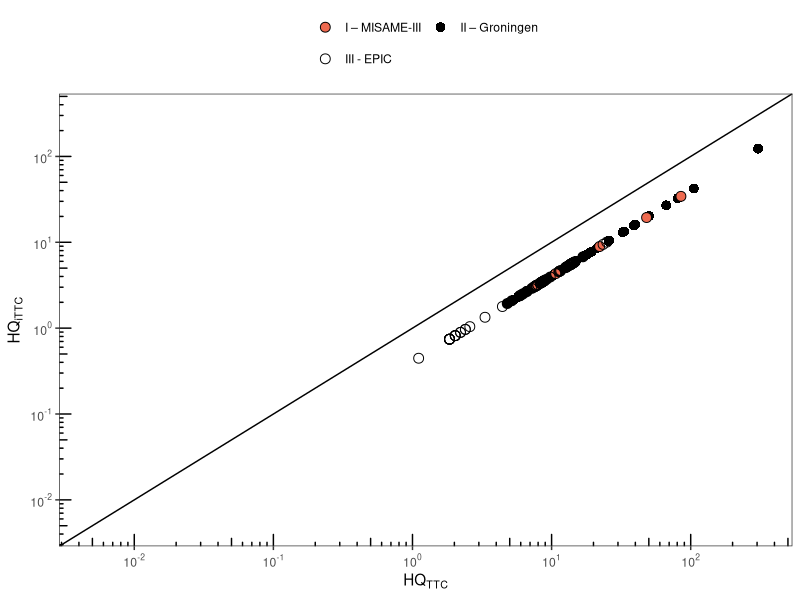
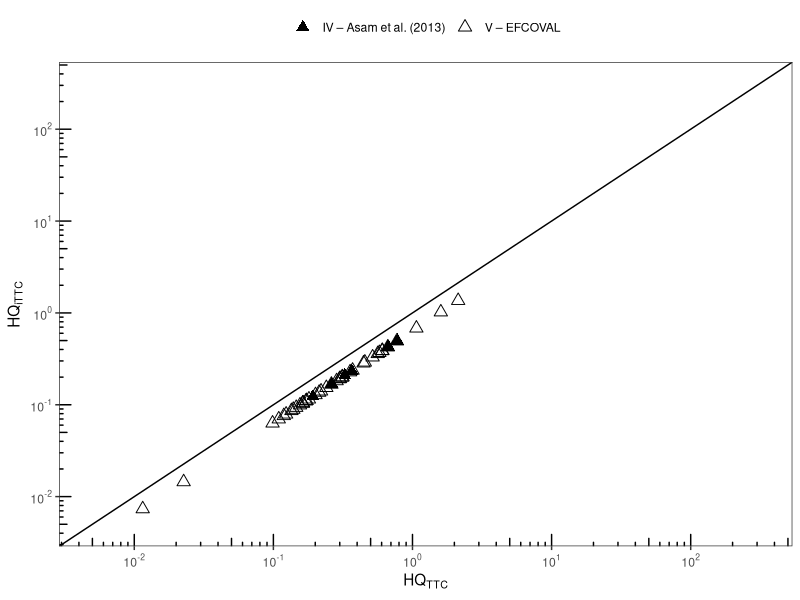
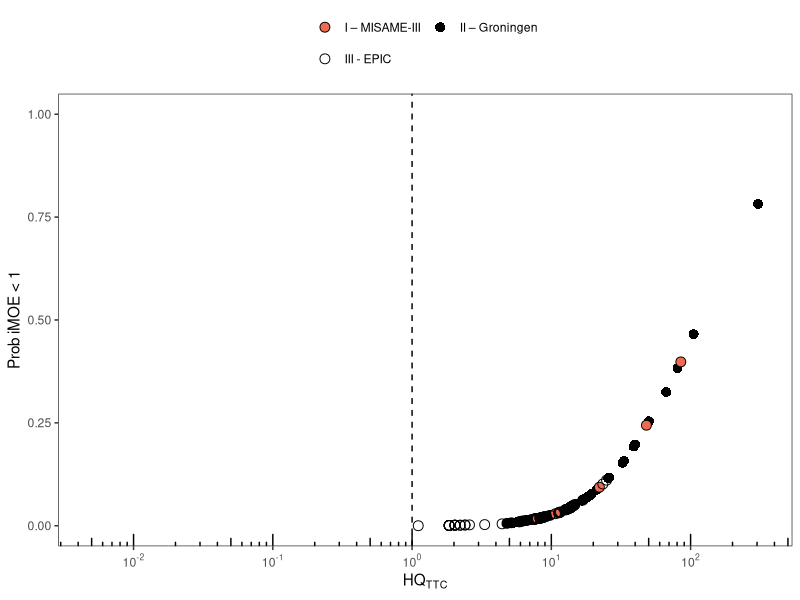
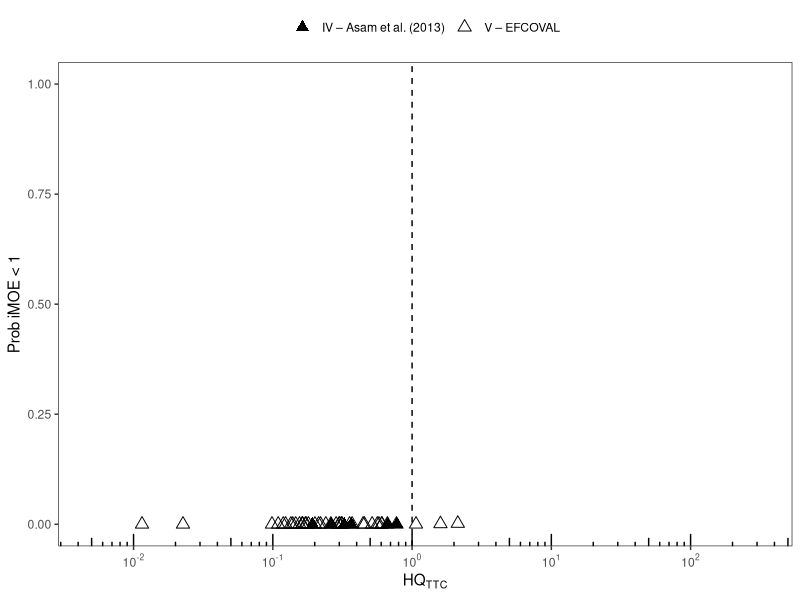
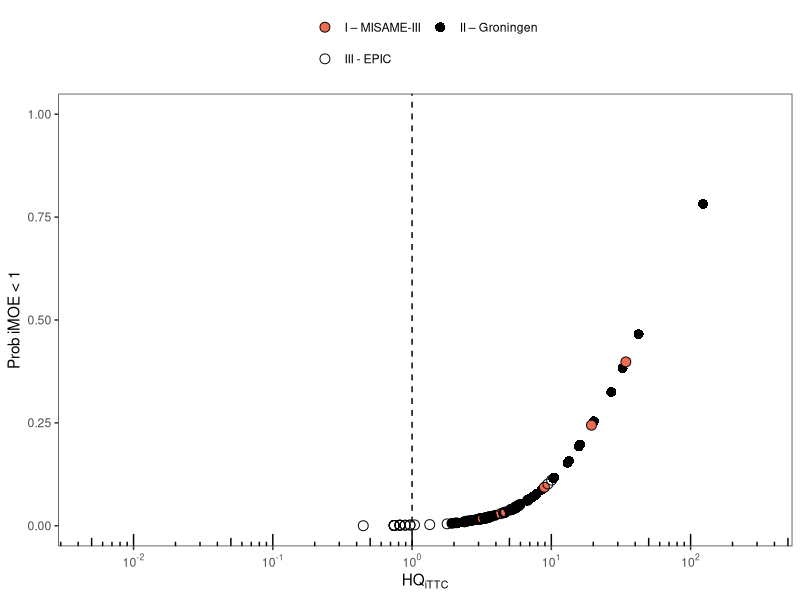
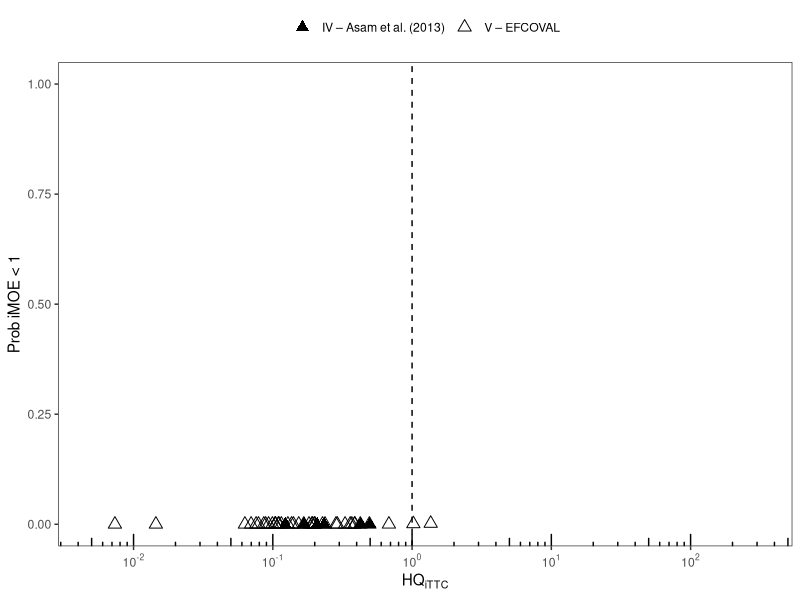
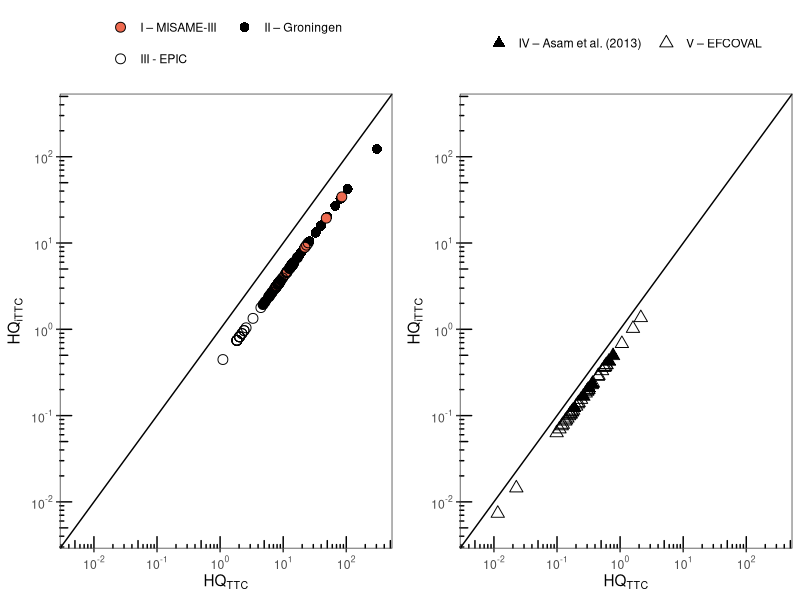
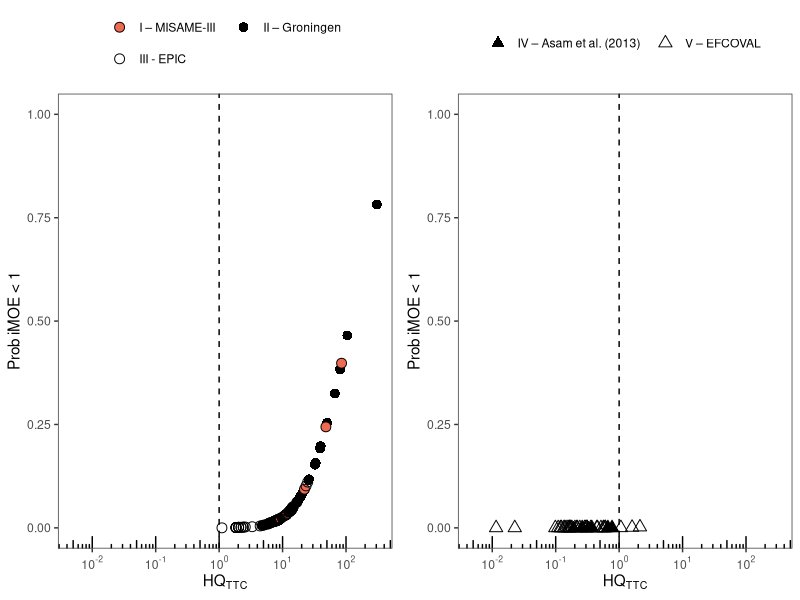

These charts were generated, in order, by the following R code:
plasma_groningen <- read.csv("HQ iMOE plasma_groningen.csv")
plasma_toddlers <- read.csv("HQ iMOE plasma_toddlers.csv")
plasma_epic.control <- read.csv("HQ iMOE plasma_epic.control.csv")
urine_dr <- read.csv("HQ iMOE urine_dr.csv")
urine_asam <- read.csv("HQ iMOE urine_asam.csv")

plasma_groningen$name <- "plasma_groningen"
plasma_toddlers$name <- "plasma_toddlers"
plasma_epic.control$name <- "plasma_epic.control"
urine_dr$name <- "urine_dr"
urine_asam$name <- "urine_asam"

colnames(plasma_toddlers)[1] <- "Subject"
colnames(urine_dr)[1] <- "Subject"

blood <- rbind(plasma_groningen[,c(1,7:10)], plasma_toddlers[,c(1,7:10)], plasma_epic.control[,c(1,8:11)])
urine <- rbind(urine_dr[,c(1,9:12)], urine_asam[,c(1,7:10)])

library(ggplot2)
library(ggpubr)

#HQ_TTC and HQ_iTTC
hq.b <- ggplot()+
  geom_point(data=blood, aes(x=Fraction.TTC, y=HQ, shape=name, fill=name), size=3)+
  geom_abline(intercept = 0, slope = 1)+
  scale_x_log10(limits=c(5e-03, 3.1e+02),
                breaks = scales::trans_breaks("log10", function(x) 10^x),
                labels = scales::trans_format("log10", scales::math_format(10^.x)))+
  scale_y_log10(limits=c(5e-03, 3.1e+02),
                breaks = scales::trans_breaks("log10", function(x) 10^x),
                labels = scales::trans_format("log10", scales::math_format(10^.x)))+
  theme_bw()+
  theme(legend.title = element_blank(), legend.position = "top", 
        panel.grid.major = element_blank(), panel.grid.minor = element_blank())+
  xlab(bquote(HQ[TTC]))+ylab(bquote(HQ[iTTC]))+
  scale_shape_manual(name="legend",
                     breaks=c("plasma_toddlers","plasma_epic.control","plasma_groningen"),
                     labels=c("I – MISAME-III", "III - EPIC","II – Groningen"),
                     values=c(21, 1, 16))+
  scale_fill_manual(name="legend",
                    breaks=c("plasma_toddlers","plasma_epic.control","plasma_groningen"),
                    labels=c("I – MISAME-III", "III - EPIC","II – Groningen"),
                    values=c("coral2", NA, NA))+
  guides(shape = guide_legend(nrow = 2))+
  annotation_logticks(sides="lb")
print(hq.b)

hq.u <- ggplot()+
  geom_point(data=urine, aes(x=Fraction.TTC, y=HQ, shape=name), size=3)+
  geom_abline(intercept = 0, slope = 1)+
  scale_x_log10(limits=c(5e-03, 3.1e+02),
                breaks = scales::trans_breaks("log10", function(x) 10^x),
                labels = scales::trans_format("log10", scales::math_format(10^.x)))+
  scale_y_log10(limits=c(5e-03, 3.1e+02),
                breaks = scales::trans_breaks("log10", function(x) 10^x),
                labels = scales::trans_format("log10", scales::math_format(10^.x)))+
  theme_bw()+
  theme(legend.title = element_blank(), legend.position = "top", 
        panel.grid.major = element_blank(), panel.grid.minor = element_blank())+
  xlab(bquote(HQ[TTC]))+ylab(bquote(HQ[iTTC]))+
  scale_shape_manual(breaks=c("urine_asam","urine_dr"),
                     labels=c("IV – Asam et al. (2013)","V – EFCOVAL"),
                     values=c(17, 2))+
  annotation_logticks(sides="lb")
print(hq.u)

hq.ittc <- ggarrange(hq.b, hq.u, ncol = 2, nrow = 1, align="hv")
ggsave(hq.ittc, file="HQ TTC and iTTC.pdf", width = 10, height = 5)

#HQ_TTC anc HQ_prob iMOE<1
hqprob.b <- ggplot()+
  geom_point(data=blood, aes(x=Fraction.TTC, y=prob/100, shape=name, fill=name), size=3)+
  geom_vline(xintercept=1, color="black", linetype="dashed")+
  scale_x_log10(limits=c(5e-03, 3.1e+02),
                breaks = scales::trans_breaks("log10", function(x) 10^x),
                labels = scales::trans_format("log10", scales::math_format(10^.x)))+
  ylim(0,1)+
  theme_bw()+
  theme(legend.title = element_blank(), legend.position = "top", 
        panel.grid.major = element_blank(), panel.grid.minor = element_blank())+
  xlab(bquote(HQ[TTC]))+ylab("Prob iMOE < 1")+
  scale_shape_manual(name="legend",
                     breaks=c("plasma_toddlers","plasma_epic.control","plasma_groningen"),
                     labels=c("I – MISAME-III", "III - EPIC","II – Groningen"),
                     values=c(21, 1, 16))+
  scale_fill_manual(name="legend",
                    breaks=c("plasma_toddlers","plasma_epic.control","plasma_groningen"),
                    labels=c("I – MISAME-III", "III - EPIC","II – Groningen"),
                    values=c("coral2", NA, NA))+
  guides(shape = guide_legend(nrow = 2))+
  annotation_logticks(sides="b")
print(hqprob.b)

hqprob.u <- ggplot()+
  geom_point(data=urine, aes(x=Fraction.TTC, y=prob/100, shape=name), size=3)+
  geom_vline(xintercept=1, color="black", linetype="dashed")+
  scale_x_log10(limits=c(5e-03, 3.1e+02),
                breaks = scales::trans_breaks("log10", function(x) 10^x),
                labels = scales::trans_format("log10", scales::math_format(10^.x)))+
  ylim(0,1)+
  theme_bw()+
  theme(legend.title = element_blank(), legend.position = "top", 
        panel.grid.major = element_blank(), panel.grid.minor = element_blank())+
  xlab(bquote(HQ[TTC]))+ylab("Prob iMOE < 1")+
  scale_shape_manual(breaks=c("urine_asam","urine_dr"),
                     labels=c("IV – Asam et al. (2013)","V – EFCOVAL"),
                     values=c(17, 2))+
  annotation_logticks(sides="b")
print(hqprob.u)

hq.prob <- ggarrange(hqprob.b, hqprob.u, ncol = 2, nrow = 1, align="hv")
ggsave(hq.prob, file="HQ TTC and prob MOE.pdf", width = 10, height = 5)

#HQ_iTTC anc HQ_prob iMOE<1
ihqprob.b <- ggplot()+
  geom_point(data=blood, aes(x=HQ, y=prob/100, shape=name, fill=name), size=3)+
  geom_vline(xintercept=1, color="black", linetype="dashed")+
  scale_x_log10(limits=c(5e-03, 3.1e+02),
                breaks = scales::trans_breaks("log10", function(x) 10^x),
                labels = scales::trans_format("log10", scales::math_format(10^.x)))+
  ylim(0,1)+
  theme_bw()+
  theme(legend.title = element_blank(), legend.position = "top", 
        panel.grid.major = element_blank(), panel.grid.minor = element_blank())+
  xlab(bquote(HQ[iTTC]))+ylab("Prob iMOE < 1")+
  scale_shape_manual(name="legend",
                     breaks=c("plasma_toddlers","plasma_epic.control","plasma_groningen"),
                     labels=c("I – MISAME-III", "III - EPIC","II – Groningen"),
                     values=c(21, 1, 16))+
  scale_fill_manual(name="legend",
                    breaks=c("plasma_toddlers","plasma_epic.control","plasma_groningen"),
                    labels=c("I – MISAME-III", "III - EPIC","II – Groningen"),
                    values=c("coral2", NA, NA))+
  guides(shape = guide_legend(nrow = 2))+
  annotation_logticks(sides="b")
print(ihqprob.b)

ihqprob.u <- ggplot()+
  geom_point(data=urine, aes(x=HQ, y=prob/100, shape=name), size=3)+
  geom_vline(xintercept=1, color="black", linetype="dashed")+
  scale_x_log10(limits=c(5e-03, 3.1e+02),
                breaks = scales::trans_breaks("log10", function(x) 10^x),
                labels = scales::trans_format("log10", scales::math_format(10^.x)))+
  ylim(0,1)+
  theme_bw()+
  theme(legend.title = element_blank(), legend.position = "top", 
        panel.grid.major = element_blank(), panel.grid.minor = element_blank())+
  xlab(bquote(HQ[iTTC]))+ylab("Prob iMOE < 1")+
  scale_shape_manual(breaks=c("urine_asam","urine_dr"),
                     labels=c("IV – Asam et al. (2013)","V – EFCOVAL"),
                     values=c(17, 2))+
  annotation_logticks(sides="b")
print(ihqprob.u)

ihq.prob <- ggarrange(ihqprob.b, ihqprob.u, ncol = 2, nrow = 1, align="hv")
ggsave(ihq.prob, file="HQ iTTC and prob MOE.pdf", width = 10, height = 5)

##combine all plots
all.plot <- ggarrange(hq.ittc, hq.prob, ihq.prob, nrow = 3, ncol = 1, align="hv")
ggsave(all.plot, file="Scatter plots for HQTTC HQiTTC probMOE.pdf", width = 10, height = 16, scale=0.8)
